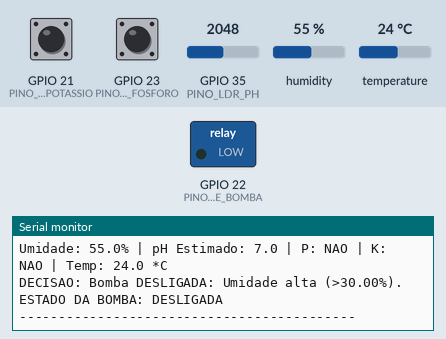
This program was run on a simulated ESP32. Shown: switched loads named in the program (green lamp = pin HIGH), the last lines printed to the serial monitor. The test bench sets the inputs (shaded band); at power-on: humidity 55 %, GPIO 35 (PINO_LDR_PH) = 2048, GPIO 21 (PINO_BOTAO_POTASSIO) HIGH, GPIO 23 (PINO_BOTAO_FOSFORO) HIGH, temperature 24 °C.

Above: at 3.2 s.
3.3 s: humidity set to 22 %
At 6.0 s:
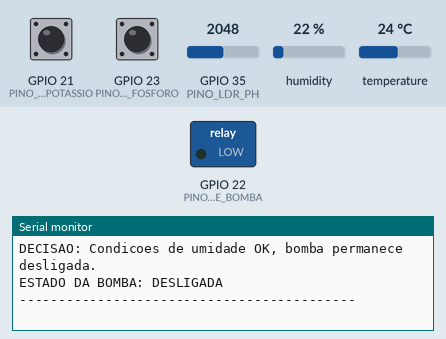
9.5 s: GPIO 35 (PINO_LDR_PH) set to 2866
At 12.2 s:
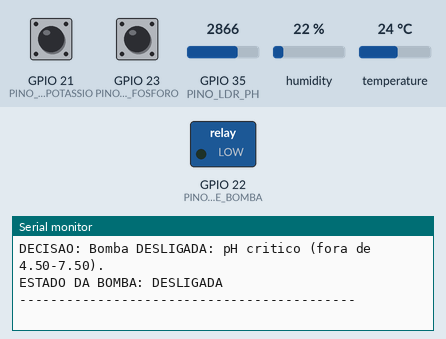

The program:

main.cpp
```cpp
#include <Arduino.h>
#include "DHT.h"

// --- Mapeamento de Pinos ---
const int PINO_BOTAO_FOSFORO = 23;
const int PINO_BOTAO_POTASSIO = 21;
const int PINO_LDR_PH = 35;         // Confirmado que está conectado ao AO do seu módulo ldrPH
const int PINO_DHT_UMIDADE = 19;
const int PINO_RELE_BOMBA = 22;

#define DHTTYPE DHT22
DHT dht(PINO_DHT_UMIDADE, DHTTYPE);

// --- Constantes da Lógica de Irrigação ---
const float UMIDADE_MINIMA_PARA_IRRIGAR = 20.0;
const float UMIDADE_ALTA_PARAR_IRRIGACAO = 30.0; // Ajustado para ser um pouco acima da mínima para ter uma banda
const float UMIDADE_CRITICA_BAIXA = 15.0;
const float PH_IDEAL_MINIMO = 5.5;
const float PH_IDEAL_MAXIMO = 6.5;
const float PH_CRITICO_MINIMO = 4.5;
const float PH_CRITICO_MAXIMO = 7.5;

void setup() {
  Serial.begin(115200);
  Serial.println("--- Sistema de Irrigacao Inteligente - Aula 3: LOGICA ATIVA ---");

  pinMode(PINO_BOTAO_FOSFORO, INPUT_PULLUP);
  pinMode(PINO_BOTAO_POTASSIO, INPUT_PULLUP);
  pinMode(PINO_LDR_PH, INPUT);
  pinMode(PINO_RELE_BOMBA, OUTPUT);
  digitalWrite(PINO_RELE_BOMBA, LOW); // Bomba começa desligada

  dht.begin();
  Serial.println("Sensores configurados. Iniciando logica de irrigacao...");
  delay(2000);
}

void loop() {
  // --- Leitura dos Sensores ---
  bool fosforoPresente = (digitalRead(PINO_BOTAO_FOSFORO) == LOW);
  bool potassioPresente = (digitalRead(PINO_BOTAO_POTASSIO) == LOW);
  int valorLDR = analogRead(PINO_LDR_PH);
  float phEstimado = map(valorLDR, 0, 4095, 0.0, 14.0); // Ajuste a calibração do LDR se necessário
  float umidade = dht.readHumidity();
  float temperatura = dht.readTemperature(); // Informativo

  // Variável para decisão da bomba
  bool ligarBomba = false;
  String motivoDecisao = "Condicoes normais, bomba desligada.";

  // Verifica se leituras do DHT são válidas
  if (isnan(umidade) || isnan(temperatura)) {
    Serial.println("!! ATENCAO: Falha ao ler sensor DHT. Logica de irrigacao pausada. !!");
    digitalWrite(PINO_RELE_BOMBA, LOW); // Desliga a bomba por segurança
    delay(2000);
    return; // Pula o resto do loop se o DHT falhar
  }

  // --- Lógica de Decisão para Irrigação ---

  // 1. IRRIGAÇÃO DE EMERGÊNCIA
  if (umidade < UMIDADE_CRITICA_BAIXA) {
    ligarBomba = true;
    motivoDecisao = "EMERGENCIA: Umidade critica baixa (<" + String(UMIDADE_CRITICA_BAIXA) + "%).";
  }
  // 2. DESLIGAR POR PH CRÍTICO (se não for emergência)
  else if (phEstimado < PH_CRITICO_MINIMO || phEstimado > PH_CRITICO_MAXIMO) {
    ligarBomba = false;
    motivoDecisao = "Bomba DESLIGADA: pH critico (fora de " + String(PH_CRITICO_MINIMO) + "-" + String(PH_CRITICO_MAXIMO) + ").";
  }
  // 3. IRRIGAÇÃO PRINCIPAL / DESLIGAR POR UMIDADE ALTA
  else if (umidade < UMIDADE_MINIMA_PARA_IRRIGAR) { // Umidade baixa, mas não crítica, e pH não crítico
    if (phEstimado >= PH_IDEAL_MINIMO && phEstimado <= PH_IDEAL_MAXIMO) { // pH Ideal
      if (fosforoPresente && potassioPresente) {
        ligarBomba = true;
        motivoDecisao = "Bomba LIGADA: Umidade baixa, pH ideal, P e K presentes (irrig. normal).";
      } else if (fosforoPresente || potassioPresente) {
        ligarBomba = true;
        motivoDecisao = "Bomba LIGADA: Umidade baixa, pH ideal, P ou K presente (irrig. reduzida).";
      } else { // Sem P nem K
        ligarBomba = true; // Ainda liga pela umidade e pH, mas com intensidade mínima
        motivoDecisao = "Bomba LIGADA: Umidade baixa, pH ideal, P e K ausentes (irrig. minima).";
      }
    } else { // pH não ideal, mas também não crítico (está entre crítico e ideal)
      ligarBomba = false; // Ou poderia ser uma irrigação muito leve, mas vamos manter desligado
      motivoDecisao = "Bomba DESLIGADA: Umidade baixa, mas pH fora da faixa ideal (entre " + String(PH_IDEAL_MINIMO) + "-" + String(PH_IDEAL_MAXIMO) + ").";
    }
  } else if (umidade > UMIDADE_ALTA_PARAR_IRRIGACAO) {
    ligarBomba = false;
    motivoDecisao = "Bomba DESLIGADA: Umidade alta (>" + String(UMIDADE_ALTA_PARAR_IRRIGACAO) + "%).";
  } else {
    // Umidade está na faixa "ok" (entre MINIMA_PARA_IRRIGAR e ALTA_PARAR_IRRIGACAO)
    // e pH não é crítico. Mantém desligada se não foi ligada por outra razão.
    ligarBomba = false;
    motivoDecisao = "Condicoes de umidade OK, bomba permanece desligada.";
  }

  // --- Controle do Relé/Bomba ---
  digitalWrite(PINO_RELE_BOMBA, ligarBomba ? HIGH : LOW);

  // --- Exibição dos Dados e Decisão no Monitor Serial ---
  Serial.println("-------------------------------------------");
  Serial.print("Umidade: "); Serial.print(umidade, 1); Serial.print("%");
  Serial.print(" | pH Estimado: "); Serial.print(phEstimado, 1);
  Serial.print(" | P: "); Serial.print(fosforoPresente ? "SIM" : "NAO");
  Serial.print(" | K: "); Serial.print(potassioPresente ? "SIM" : "NAO");
  Serial.print(" | Temp: "); Serial.print(temperatura, 1); Serial.println(" *C");
  Serial.print("DECISAO: "); Serial.println(motivoDecisao);
  Serial.print("ESTADO DA BOMBA: "); Serial.println(ligarBomba ? "LIGADA" : "DESLIGADA");
  Serial.println("-------------------------------------------\n");

  delay(3000); // Intervalo entre leituras e decisões (aumentado para melhor visualização)
}
```

Measured:
- after the input at 3.3 s, the serial monitor: prints a new line after 1.7 s (image 1)
- after the input at 9.5 s, the serial monitor: prints a new line after 1.6 s (image 2)
